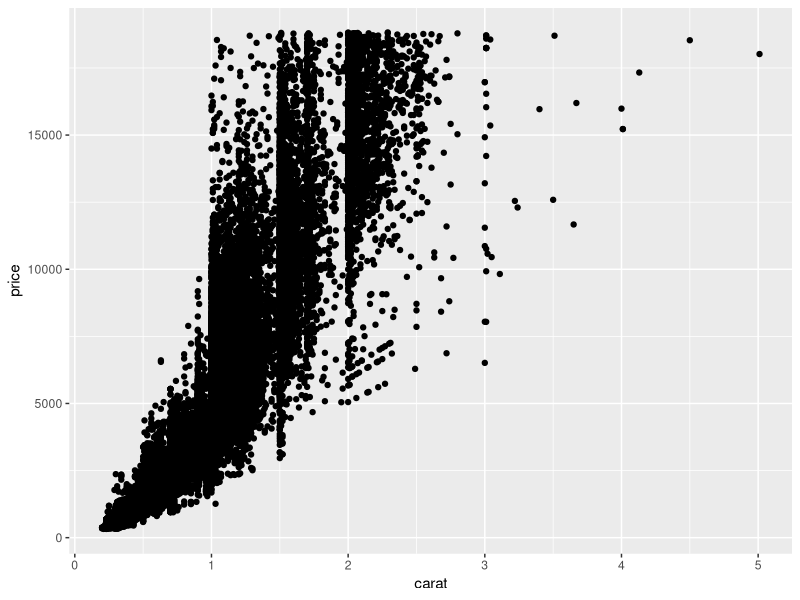
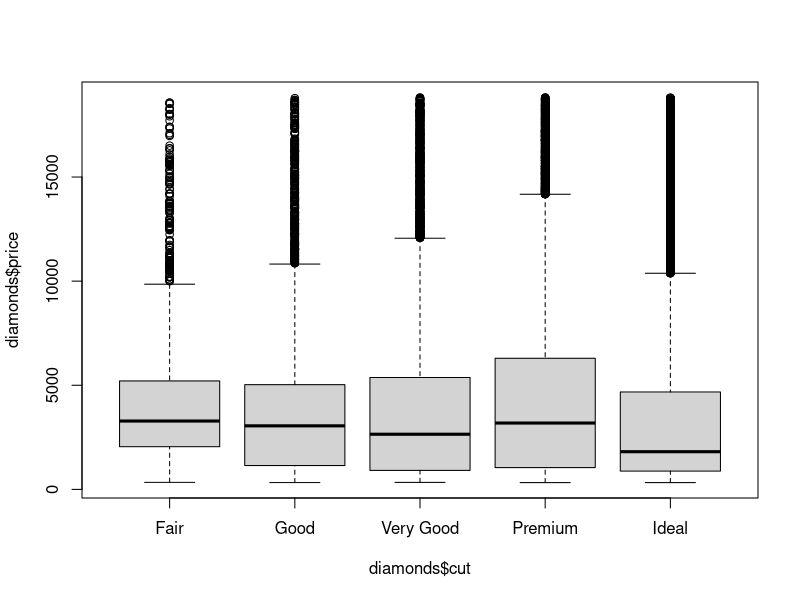
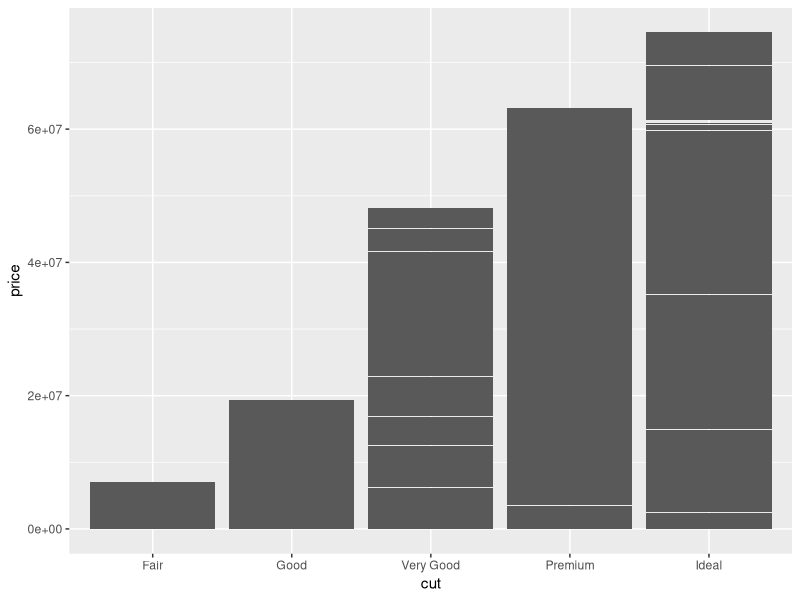
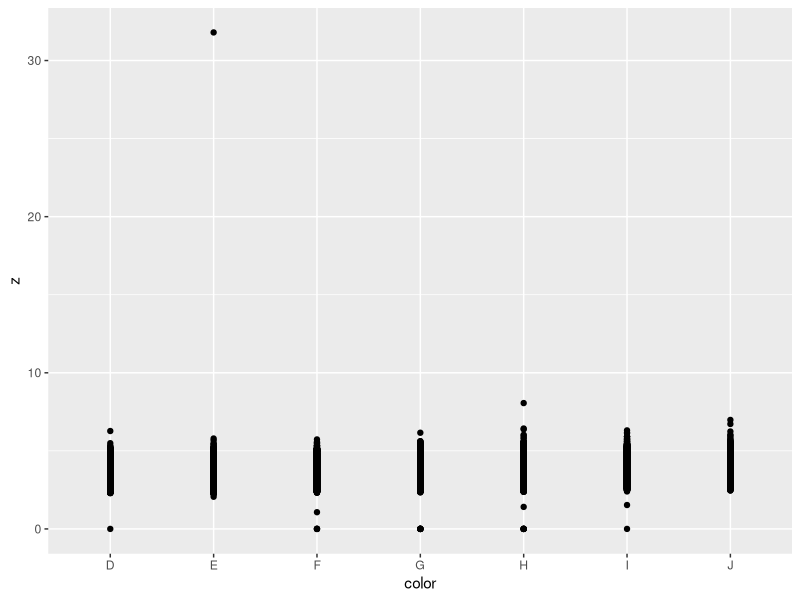

The R script that drew these images, in order:
## ---- chunk 1
library(ggplot2)
library(tidyverse)
## ---- chunk 2
### In this code chunk, start with the diamonds dataset (built in to
### ggplot2 package) and create a plot of price vs. carat (or some other
### variables of your choice)


data(diamonds) 

ggplot(diamonds, aes( x = carat, y = price)) +
  geom_point()


## ---- chunk 3
### In this code chunk, start with the diamonds dataset (built in to
### ggplot2 package) and create a subset based on filtering, e.g., 
### size greater than 1 carat or cut is "Ideal"

library(tidyverse) 
data(diamonds)

diamondsfilt <- diamonds|>
  filter(price >= 1000)

## ---- chunk 4

### Both partners - delete this comment, then write some code here
# go brensketballers 
diamondsthing <- plot(diamonds$price ~ diamonds$cut)

ggplot(diamonds, aes(x = cut, y = price)) +
         geom_bar(stat = "identity")

#boxplot of something?? not sure 
## ---- chunk 5

ggplot(diamonds, aes(x = color, y = z)) +
  geom_point()
